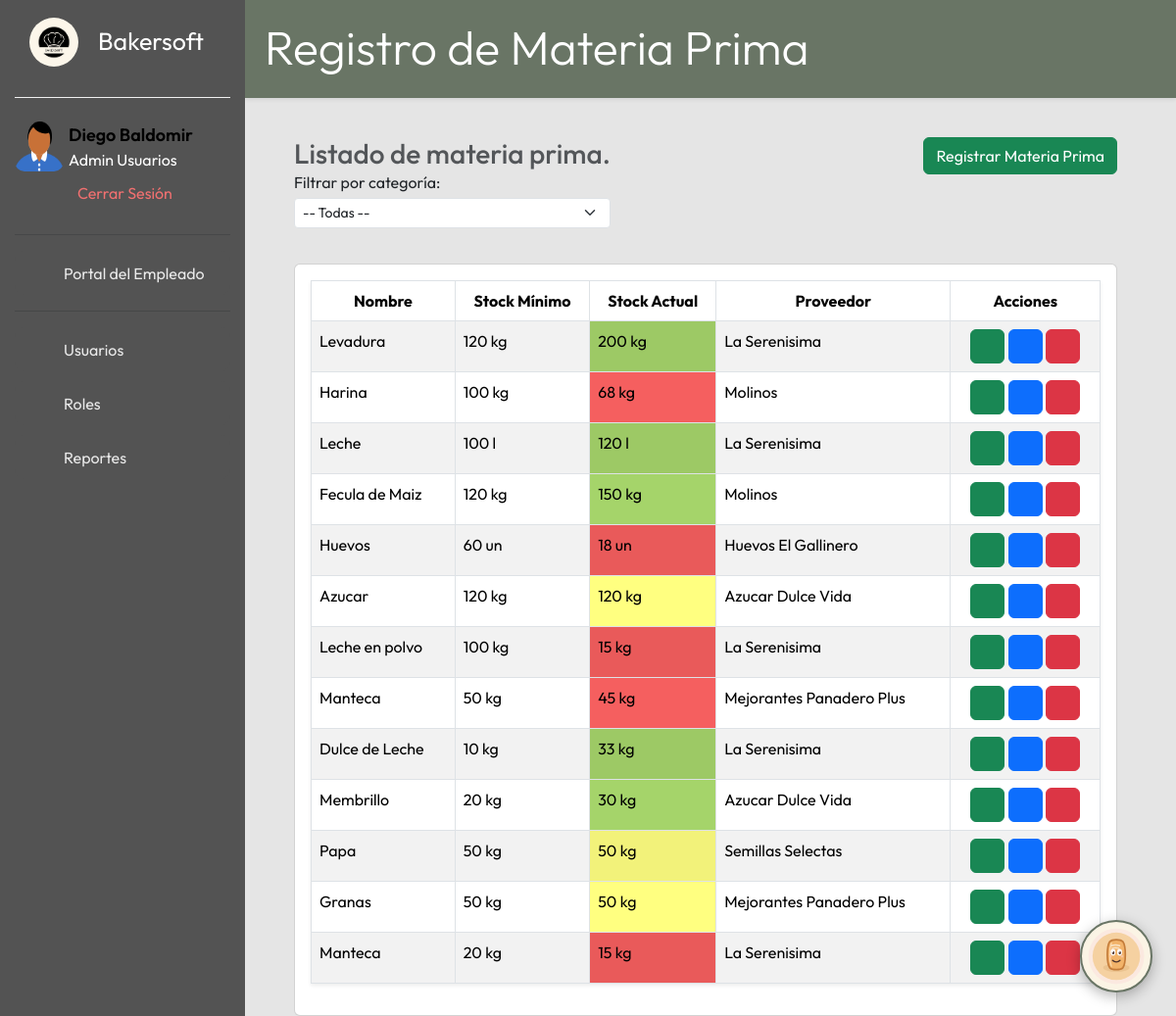
/materiaprima/vista/index.php (signed in), run on an earlier commit of the app's database.
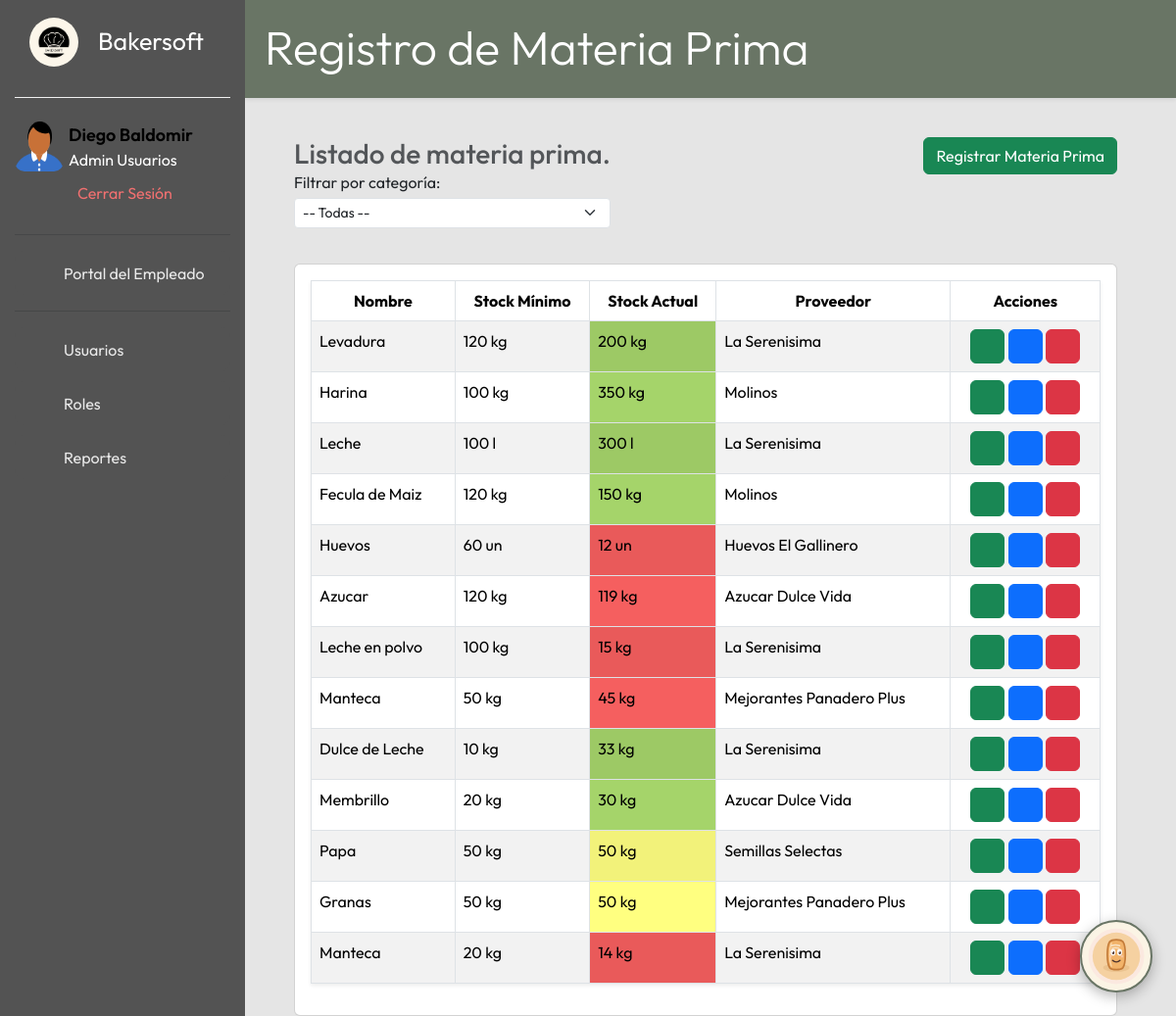
And on a later commit of the database.
### tables this page shows
CREATE TABLE IF NOT EXISTS `materiaprima` (
  `id` int NOT NULL AUTO_INCREMENT,
  `nombre` varchar(100) NOT NULL,
  `lote` varchar(30) NOT NULL,
  `unidad_medida` varchar(10) NOT NULL,
  `es_perecedero` tinyint(1) NOT NULL DEFAULT '0',
  `fecha_vencimiento` date DEFAULT NULL,
  `stockminimo` int NOT NULL,
  `stockactual` int NOT NULL,
  `proveedor` int DEFAULT NULL,
  `estado` varchar(10) NOT NULL,
  `categoriaMP` int NOT NULL,
  PRIMARY KEY (`id`),
  UNIQUE KEY `uq_mp_nombre_lote` (`nombre`,`lote`),
  KEY `fk_materia_proveedor` (`proveedor`),
  KEY `fk_categoriaMP` (`categoriaMP`),
  KEY `idx_mp_perecedero_vto` (`es_perecedero`,`fecha_vencimiento`)
);

CREATE TABLE IF NOT EXISTS `proveedor` (
  `id_proveedor` int NOT NULL AUTO_INCREMENT,
  `nombre` varchar(100) NOT NULL,
  `email` varchar(50) NOT NULL,
  `telefono` varchar(20) NOT NULL,
  `calle` varchar(100) NOT NULL,
  `altura` int NOT NULL,
  `provincia` int NOT NULL,
  `localidad` int NOT NULL,
  `estado` varchar(20) NOT NULL,
  PRIMARY KEY (`id_proveedor`),
  KEY `fk_proveedor_provincia` (`provincia`),
  KEY `fk_proveedor_localidad` (`localidad`)
);

### config/bd.php (called while the page is built)
<?php
class bd {
    private $host;
    private $dbname;
    private $user;
    private $password;
    function __construct(){
        $this->host = "localhost";
        $this->dbname = "bakersoft";
        $this->user = "root";
        $this->password = "";
    }
    public function conexion(){
    try{
        $PDO = new PDO("mysql:host=".$this->host.";dbname=".$this->dbname,$this->user,$this->password);
        return $PDO;
    }catch(PDOexception $ex){
        return $ex->getMessage();
    }
    }
}
?>

### materiaprima/controlador/controladorMP.php (called while the page is built, shortened)
<?php
class controladorMP{
    private $modelo;
    public function __construct(){
        require_once("../modelo/modeloMP.php");
        $this->modelo = new modeloMP();
    }
    public function mostrarTodos(){
        return ($this->modelo->listarTodos() ? $this->modelo->listarTodos() : false);
    }
    public function consultaProveedor($id_proveedor){
        $consulta = $this->modelo->traeProveedor($id_proveedor);
        return $consulta;
    }
}
?>

### materiaprima/modelo/modeloMP.php (called while the page is built, shortened)
<?php
class modeloMP
{
    private $PDO;
    public function __construct()
    {
        require_once("../../config/bd.php");
        $con = new bd();
        $this->PDO = $con->conexion();
    }
    public function listarTodos()
    {
        $consulta = $this->PDO->prepare("SELECT * FROM materiaprima mp WHERE estado = :estado");
        $consulta->bindValue(":estado", "activo");
        return ($consulta->execute()) ? $consulta->fetchAll() : false;
    }
    public function traeProveedor($id)
    {
        $consulta = $this->PDO->prepare("SELECT * FROM proveedor WHERE id_proveedor = :id");
        $consulta->bindParam(":id", $id);
        return ($consulta->execute()) ? $consulta->fetchAll() : false;
    }
}

### materiaprima/vista/index.php (the view, shortened to what the changed rows need)
<?php
include_once("../../includes/head_app.php");
require_once("../controlador/controladorMP.php");
$obj = new controladorMP();
$filas = $obj->mostrarTodos();
?>
<div class="titulo-contenido shadow-sm">
    <h1 class="display-5">Registro de Materia Prima</h1>
</div>
<div class="contenido-principal">
    <div class="contenido">
        <div class="card">
            <div class="card-body">
                <div class="tabla-empleados">
                    <table id="MP-lista" class="shadow-sm table table-striped table-hover table-bordered">
                        <thead class="thead-dark">
                            <tr class="text-center">
                                <th scope="col">Nombre</th>
                                <th scope="col">Stock Mínimo</th>
                                <th scope="col">Stock Actual</th>
                                <th scope="col">Proveedor</th>
                                <th scope="col">Acciones</th>
                            </tr>
                        </thead>
                        <tbody>
                            <?php if ($filas): ?>
                                <?php foreach ($filas as $regmp) { ?>
                                    <tr>
                                        <td><?php echo $regmp['nombre']; ?></td>
                                        <td><?php echo $regmp['stockminimo'] . ' ' . $regmp['unidad_medida']; ?></td>
                                        <td style="background-color: <?php if ($regmp['stockactual'] < $regmp['stockminimo']) {
                                                                            echo "#f55f5f";
                                                                        } else if ($regmp['stockactual'] == $regmp['stockminimo']) {
                                                                            echo "#ffff80";
                                                                        } else {
                                                                            echo "#a5d46a";
                                                                        }
                                                                        ?>"><?php echo $regmp['stockactual'] . ' ' . $regmp['unidad_medida']; ?></td>
                                        <td><?php $prove = $obj->consultaProveedor($regmp['proveedor']);
                                            echo $prove[0]['nombre'];
                                            ?></td>
                                        <td style="display:none"><?php echo $regmp['categoriaMP']; ?>
                                        <td class="text-center">
                                            <button class="btn btn-success verMPbtn" title="Consultar Materia Prima">
                                            </button>
                                            <button class="btn btn-primary editbtn" title="Editar Materia Prima">
                                            </button>
                                            <button class="btn btn-danger deletebtn" title="Eliminar Materia Prima">
                                            </button>
                                        </td>
                                    <?php }  ?>
                                <?php else: ?>
                                    <tr>
                                        <td colspan="5" class="text-center">No existen registros para mostrar</td>
                                    </tr>
                                <?php endif; ?>
                        </tbody>
                    </table>
                </div>
            </div>
        </div>
    </div>

What changed in the data, as far as the page shows it:
changed materiaprima "Harina": stockactual "68" → "350"
changed materiaprima "Leche": stockactual "120" → "300"
changed materiaprima "Huevos": stockactual "18" → "12"
changed materiaprima "Azucar": stockactual "120" → "119"
changed materiaprima (number 13 of 13 on the later page): stockactual "15" → "14"
